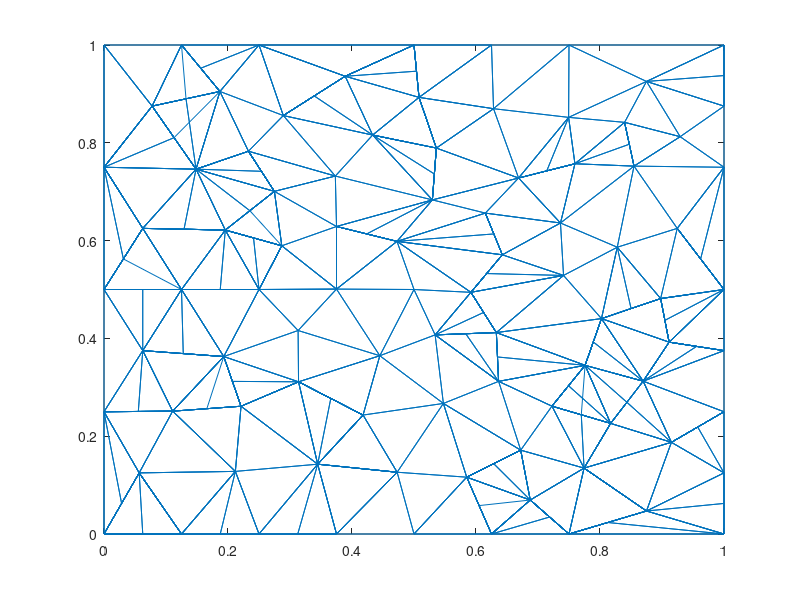

The MATLAB source for this figure:
nodes = [0,0;
1,0;
1,1;
0,1;
0.5,0.5;
0,0.5;
0.0625,0.625;
0.25,0.5;
0,0.25;
0.5,0;
0,0.75;
0.125,0.5;
0.5,1;
0.433275,0.815849;
0.148437,0.746094;
0.195626,0.621564;
0.529625,0.683244;
0.375,0.628853;
0.25,1;
0.373136,0.732013;
0.286769,0.589388;
0.375,0.500839;
0.27482,0.700717;
0.313771,0.311229;
0.313066,0.416148;
0.0625,0.375;
0.193152,0.362881;
0.25,0;
0.221019,0.261294;
0.110735,0.251224;
0.0567566,0.125;
0.289186,0.855722;
0.0775596,0.875;
0.232942,0.782767;
0.125,1;
0.186981,0.904974;
0.344656,0.142753;
0.125,0;
0.472573,0.598451;
0.924569,0.625;
0.38898,0.936063;
0.211891,0.128028;
0.375,0;
0.547402,0.26699;
0.444875,0.364572;
0.417838,0.243238;
0.47281,0.126311;
0.625,0;
0.75,0;
0.536065,0.78923;
0.75,1;
1,0.5;
0.6875,0.0694813;
0.585002,0.116209;
0.625,1;
0.642467,0.570984;
0.508074,0.892911;
1,0.25;
0.668679,0.727983;
0.749387,0.852019;
0.628269,0.869741;
0.736262,0.636012;
0.802373,0.440498;
0.82784,0.586474;
0.741191,0.528744;
0.632806,0.411914;
0.615033,0.656252;
0.854872,0.752318;
0.534065,0.407201;
1,0.75;
0.875,0.925491;
0.897806,0.481478;
1,0.375;
0.591791,0.494234;
0.722482,0.261441;
0.67209,0.171457;
0.774275,0.134747;
1,0.875;
0.839631,0.841845;
0.759557,0.757126;
0.92931,0.8125;
0.869619,0.3125;
0.875,0.0470411;
0.911511,0.392352;
0.775933,0.344943;
0.817138,0.226203;
1,0.125;
0.915154,0.1875;
0.63646,0.312134;
0.0625,0.5;
0.1875,0.5;
0.03125,0.5625;
0.207085,0.312088;
0.0625,0.5;
0.1875,0;
0.532845,0.736237;
0.03125,0.6875;
0.241197,0.605476;
0.235223,0.661141;
0.253881,0.741742;
0.129063,0.623282;
0.112999,0.810547;
0.48467,0.802539;
0.129063,0.623282;
0.155991,0.952487;
0.0387798,0.8125;
0.423787,0.613652;
0.504037,0.946455;
0.532845,0.736237;
0.268384,0.544694;
0.339083,0.895893;
0.1875,0.5;
0.241197,0.605476;
0.127826,0.368941;
0.365804,0.277234;
0.0283783,0.0625;
0.0553677,0.250612;
0.267395,0.286262;
0.127826,0.368941;
0.0553677,0.250612;
0.207085,0.312088;
0.365804,0.277234;
0.19069,0.76443;
0.253881,0.741742;
0.13227,0.889987;
0.155991,0.952487;
0.381247,0.192996;
0.423787,0.613652;
0.0625,0;
0.634633,0.362024;
0.504037,0.946455;
0.44449,0.968031;
0.339083,0.895893;
0.165877,0.256259;
0.0908783,0.0625;
0.71875,0.0347406;
0.3125,0;
0.408733,0.134532;
0.65625,0.0347406;
0.62875,0.613618;
0.605001,0.0581045;
0.904659,0.436915;
0.52207,0.84107;
0.8125,0.0235206;
0.789153,0.392721;
0.617129,0.532609;
0.628546,0.143833;
0.962285,0.5625;
0.617129,0.532609;
0.850089,0.460988;
0.583436,0.409558;
0.62875,0.613618;
0.612298,0.453074;
0.948903,0.490739;
1,0.9375;
0.847252,0.797081;
0.843378,0.269352;
0.76981,0.243822;
0.955756,0.383676;
0.612298,0.453074;
0.628546,0.143833;
0.890565,0.352426;
0.679795,0.120469;
0.71875,0.0347406;
0.714118,0.742554;
0.714118,0.742554;
0.847252,0.797081;
0.957577,0.21875;
0.8125,0.0235206;
0.955756,0.383676;
0.904659,0.436915;
0.789153,0.392721;
0.749207,0.303192;
0.824637,0.090894;
0.822776,0.328722;
0.957577,0.21875;
1,0.0625;
0.795706,0.180475;
0.749207,0.303192;
];
triangles = [76,77,75;
12,6,26;
12,8,16;
6,7,11;
24,45,25;
25,22,8;
27,29,24;
12,7,6;
6,9,26;
38,28,42;
17,50,14;
7,15,11;
17,20,18;
21,16,8;
25,45,22;
16,23,15;
23,34,15;
7,16,15;
15,33,11;
50,57,14;
7,12,16;
18,21,22;
35,36,19;
33,4,11;
14,20,17;
14,32,20;
23,18,20;
18,39,17;
57,13,41;
17,59,50;
8,22,21;
41,32,14;
12,27,8;
22,5,39;
21,23,16;
18,23,21;
24,25,27;
37,29,42;
26,27,12;
46,24,37;
1,31,9;
8,27,25;
9,30,26;
29,37,24;
42,30,31;
26,30,27;
42,28,37;
9,31,30;
27,30,29;
10,47,43;
46,45,24;
34,36,15;
20,32,34;
35,4,33;
23,20,34;
34,32,36;
36,33,15;
35,33,36;
19,36,32;
37,47,46;
18,22,39;
1,38,31;
39,5,74;
66,89,85;
57,55,13;
13,19,41;
41,19,32;
30,42,29;
38,42,31;
49,53,48;
28,43,37;
68,64,40;
44,89,69;
22,45,5;
37,43,47;
44,45,46;
44,47,54;
44,46,47;
53,54,48;
56,67,39;
59,17,67;
54,10,48;
71,51,60;
55,57,61;
41,14,57;
72,84,52;
50,61,57;
83,49,2;
64,65,63;
54,47,10;
60,61,59;
67,62,59;
59,61,50;
62,64,68;
63,85,82;
56,74,65;
76,54,53;
68,80,62;
61,51,55;
68,40,70;
61,60,51;
65,62,56;
71,3,51;
65,66,63;
73,82,58;
40,52,70;
72,40,64;
56,39,74;
63,72,64;
45,69,5;
66,69,89;
39,67,17;
56,62,67;
70,78,81;
80,79,60;
44,69,45;
66,74,69;
52,40,72;
65,64,62;
78,3,71;
68,79,80;
82,86,88;
79,71,60;
86,75,77;
73,84,82;
69,74,5;
66,65,74;
76,44,54;
84,63,82;
53,77,76;
76,75,89;
49,77,53;
83,87,88;
68,70,81;
71,79,81;
59,80,60;
59,62,80;
71,81,78;
68,81,79;
58,88,87;
83,77,49;
73,52,84;
72,63,84;
63,66,85;
85,75,86;
83,88,77;
85,86,82;
58,82,88;
2,87,83;
77,88,86;
76,89,44;
85,89,75;
12,7,6;
12,90,6;
12,90,26;
90,6,26;
12,27,8;
12,91,8;
12,91,16;
91,8,16;
12,7,92;
6,92,7;
6,92,11;
92,7,11;
27,30,29;
27,93,29;
27,93,24;
93,29,24;
12,90,6;
90,6,6;
38,95,28;
38,95,42;
95,28,42;
17,59,50;
17,96,50;
17,96,14;
96,50,14;
7,15,11;
6,92,7;
7,97,11;
97,11,11;
21,23,16;
21,98,16;
21,98,8;
98,16,8;
21,23,99;
16,99,23;
16,99,15;
99,23,15;
23,20,34;
23,100,34;
23,100,15;
100,34,15;
7,12,16;
7,101,16;
7,101,15;
101,16,15;
36,33,102;
15,102,33;
15,102,11;
102,33,11;
50,57,14;
17,96,50;
50,103,14;
103,14,14;
7,101,16;
101,16,16;
35,33,36;
35,105,36;
35,105,19;
105,36,19;
33,4,11;
15,102,33;
33,106,11;
106,11,11;
18,22,39;
18,107,39;
18,107,17;
107,39,17;
57,55,13;
57,108,13;
57,108,41;
108,13,41;
17,96,50;
96,50,50;
8,22,21;
21,98,16;
8,110,21;
110,21,21;
41,19,32;
41,111,32;
41,111,14;
111,32,14;
12,91,8;
91,8,8;
21,98,16;
98,16,16;
26,30,27;
26,114,27;
26,114,12;
114,27,12;
46,45,24;
46,115,24;
46,115,37;
115,24,37;
1,38,31;
1,116,31;
1,116,9;
116,31,9;
9,31,30;
9,117,30;
9,117,26;
117,30,26;
29,37,24;
27,93,29;
29,118,24;
118,24,24;
26,114,27;
114,27,27;
9,117,30;
117,30,30;
27,93,29;
93,29,29;
46,115,24;
115,24,24;
34,36,15;
23,100,34;
34,123,15;
123,15,15;
23,100,34;
100,34,34;
35,33,125;
36,125,33;
36,125,15;
125,33,15;
35,105,36;
105,36,36;
37,47,46;
46,115,24;
37,127,46;
127,46,46;
18,107,39;
107,39,39;
1,129,38;
1,129,31;
129,38,31;
66,69,89;
66,130,89;
66,130,85;
130,89,85;
57,108,13;
108,13,13;
13,19,41;
57,108,13;
13,132,41;
132,41,41;
41,111,32;
111,32,32;
30,42,29;
27,30,134;
30,134,29;
134,29,29;
38,42,31;
1,129,38;
38,135,31;
135,31,31;
49,77,53;
49,136,53;
49,136,48;
136,53,48;
28,137,43;
28,137,37;
137,43,37;
37,43,47;
37,138,47;
37,138,47;
138,47,47;
53,54,48;
49,136,53;
53,139,48;
139,48,48;
56,62,67;
56,140,67;
56,140,39;
140,67,39;
54,10,48;
53,54,141;
54,141,48;
141,48,48;
72,63,84;
72,142,84;
72,142,52;
142,84,52;
50,61,57;
50,143,57;
50,143,57;
143,57,57;
83,77,49;
83,144,49;
83,144,2;
144,49,2;
63,66,85;
63,145,85;
63,145,82;
145,85,82;
56,39,74;
56,146,74;
56,146,65;
146,74,65;
76,44,54;
76,147,54;
76,147,53;
147,54,53;
52,148,40;
40,148,52;
40,148,70;
148,52,70;
56,146,74;
146,74,74;
72,150,63;
63,150,72;
63,150,64;
150,72,64;
66,74,69;
66,151,69;
66,151,89;
151,69,89;
56,140,67;
140,67,67;
66,65,74;
66,153,74;
66,153,69;
153,74,69;
52,148,40;
72,142,84;
52,154,72;
154,72,72;
78,155,3;
78,155,71;
155,3,71;
68,81,79;
68,156,79;
68,156,80;
156,79,80;
85,86,157;
82,157,86;
82,157,88;
157,86,88;
85,75,158;
86,158,75;
86,158,77;
158,75,77;
73,52,84;
73,159,84;
73,159,82;
159,84,82;
66,153,74;
153,74,74;
76,147,54;
147,54,54;
84,63,82;
73,159,84;
84,162,82;
162,82,82;
53,77,76;
76,147,54;
53,163,76;
163,76,76;
49,136,53;
136,53,53;
59,62,80;
59,165,80;
59,165,60;
165,80,60;
59,165,80;
165,80,80;
68,156,79;
156,79,79;
58,82,88;
58,168,88;
58,168,87;
168,88,87;
144,49,83;
144,49,49;
73,159,84;
159,84,84;
72,142,84;
142,84,84;
63,145,85;
145,85,85;
85,89,75;
85,173,75;
85,173,86;
173,75,86;
83,88,77;
83,174,77;
83,174,77;
174,77,77;
85,86,157;
63,145,85;
85,175,82;
175,82,82;
58,168,88;
168,88,88;
2,177,87;
2,177,83;
177,87,83;
77,88,86;
86,158,75;
77,178,86;
178,86,86;
85,173,75;
173,75,75;
];
trimesh(triangles, nodes(:,1), nodes(:,2));
